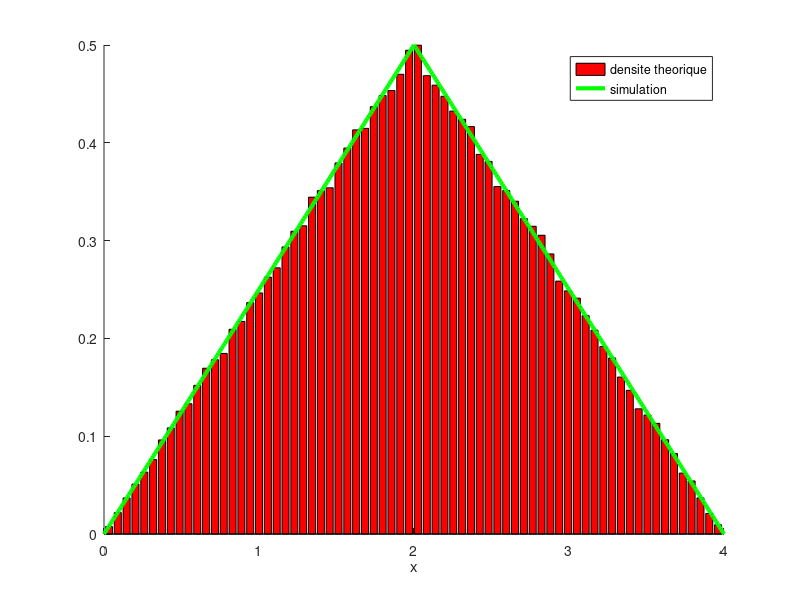

Write MATLAB code to recreate this figure.
% question 2

clear variables; 
close all;

figure(1);
hold on;

N=100000;% nombre d’expériences
n = 70; % nbr classes

Y1=0.5*rand(1,N);
Y2=0.5*rand(1,N)+0.5;

% x1=(Y1.^2)/8; 
% x2=-(-Y2.^2+8*Y2)/8;

X1 = sqrt(8*Y1);
X2 = -sqrt(8-8*Y2)+4;

X= [X1,X2]; % concaténation des VA X1 et X2

[h,xout]=hist(X,n); % calcul de l’histogramme de X
bar(xout,h/(N*(8-0)/n), 'r');% affichage de l’histogramme de X
xlabel('x')

mu_emp=mean(X)% moyenne empirique
sigma_emp=std(X)% écart type empirique

% loi theorique 
x1=0:0.01:2;
f1=x1/4;
plot(x1,f1,'linewidth', 3, 'color', [0,1,0]);

x2=2:0.01:4;
f2=(4-x2)/4;
plot(x2,f2,'linewidth', 3, 'color', [0,1,0]);

legend('densite theorique', 'simulation');

mu_th= 2.0000
sigma_th= 0.816497




